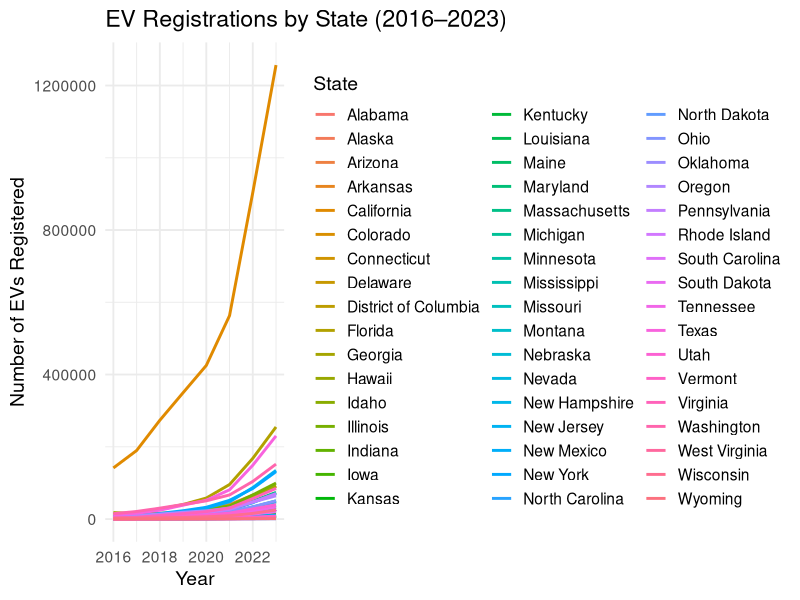
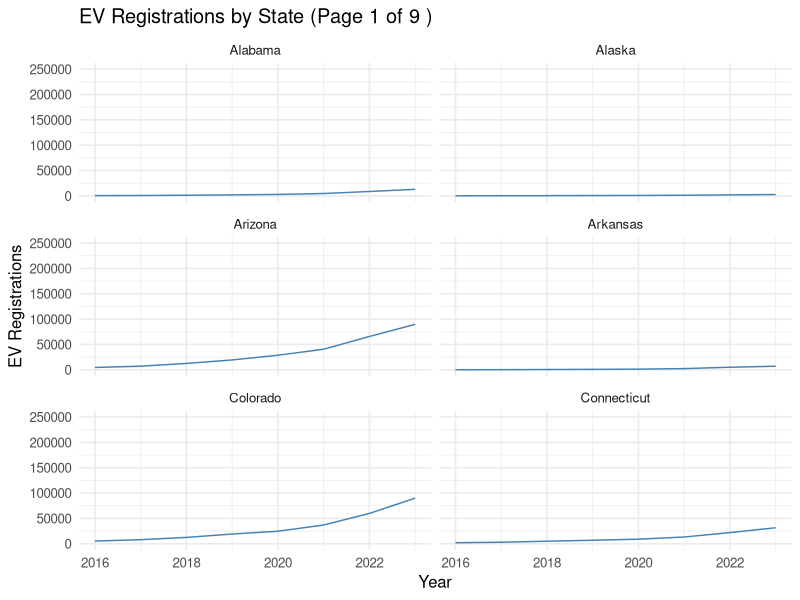
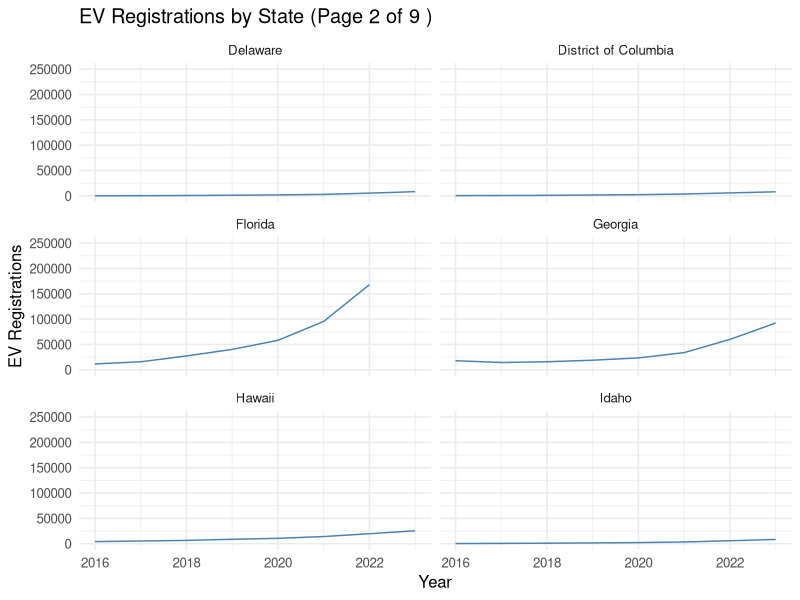
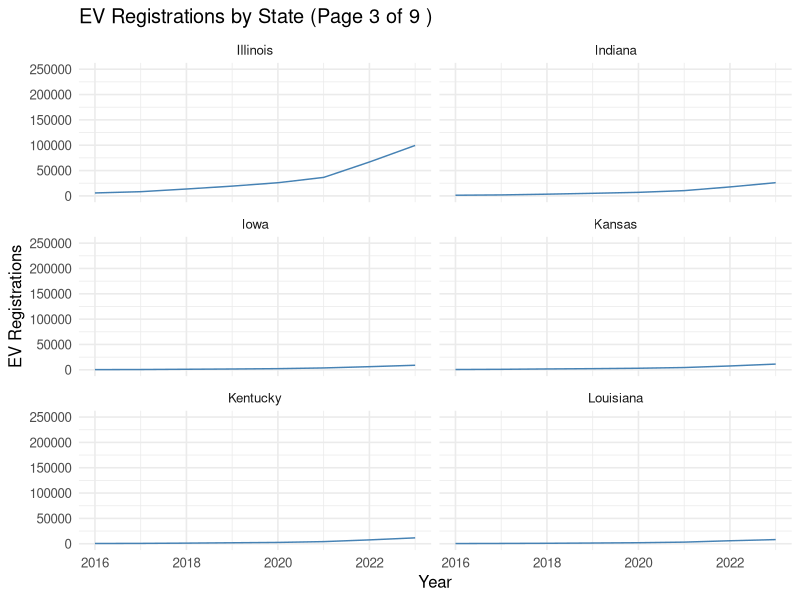
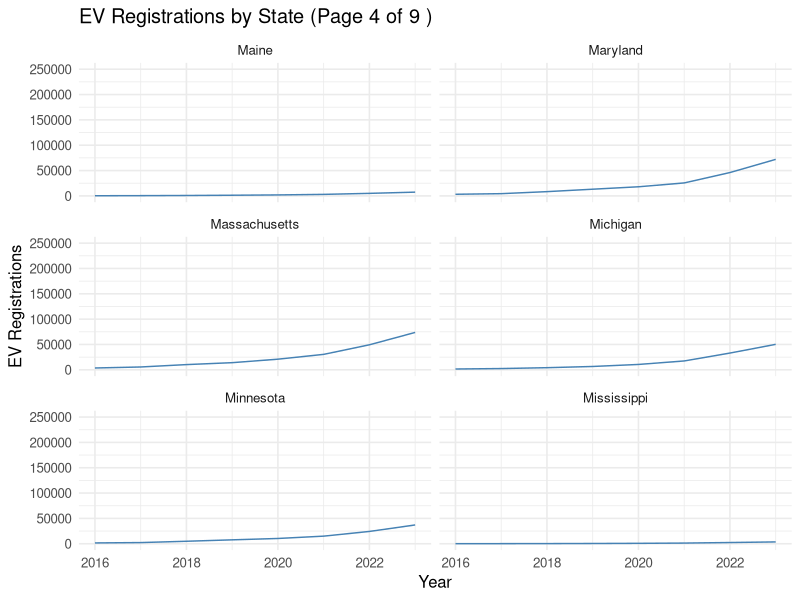
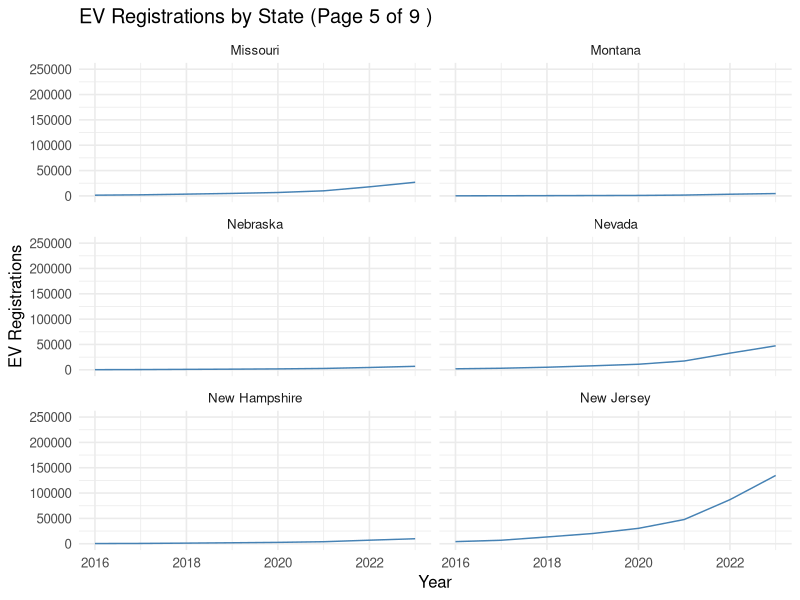
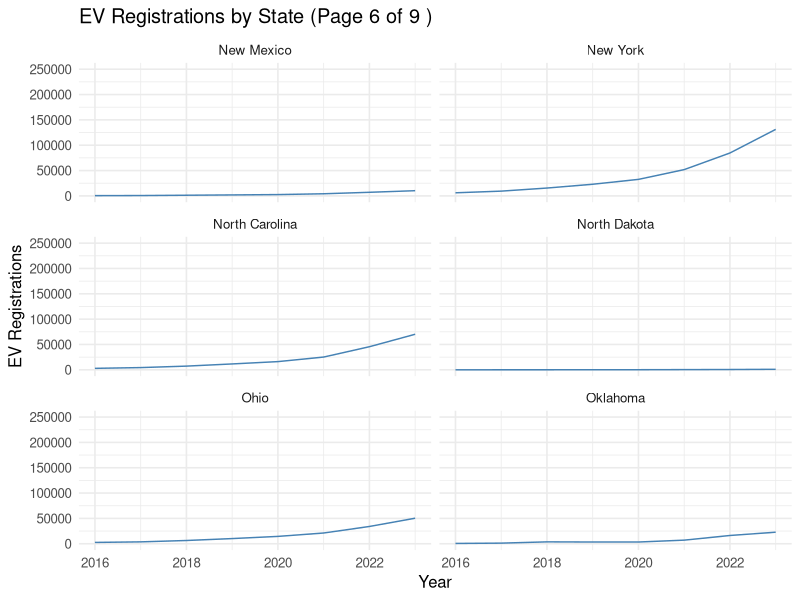
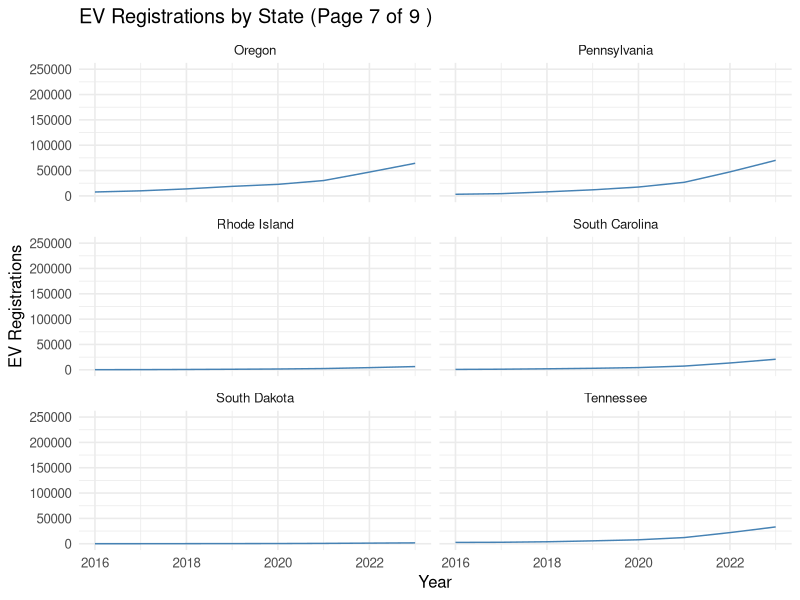

Here is the R script that generated these plots, in order:
## ---- chunk 1
knitr::opts_chunk$set(echo = TRUE)
## ---- chunk 2
#1 Loading Packages
library(tidyverse)
library(lubridate)
library(here)
library(cowplot)
install.packages("ggforce")
library(ggforce)
library(scales)
library(dplyr)
installed.packages("readxl")
library("readxl")

#2 Setting Theme
mytheme <- theme_grey(base_size = 14)+
  theme(axis.text = element_text(color = "black"),legend.position = "bottom")
theme_set(mytheme)

# Getting Working Directory
getwd()
## ---- chunk 3
#3 Importing LDV Registration Dataset

LDVRegistration_AP <- read_excel(path=here("Data/Raw/2016-2023 LDV Registration Data.xlsx"))
str(LDVRegistration_AP)
# Creating GGPlot of Statewise Registrations
ggplot(LDVRegistration_AP, aes(x = Year, y = `Electric (EV)`, color = State)) +
  geom_line(size = 1) +
  labs(
    title = "EV Registrations by State (2016–2023)",
    x = "Year",
    y = "Number of EVs Registered",
    color = "State"
  ) +
  theme_minimal(base_size = 14)
## ---- chunk 4

LDVRegistration_AP <- LDVRegistration_AP %>%
  mutate(`Electric (EV)` = as.numeric(gsub(",", "", `Electric (EV)`)),
         facet_group = ifelse(State == "California", "California", "Other States"))

# How many states per page, excluding California
non_california <- LDVRegistration_AP %>% filter(State != "California")
states <- unique(non_california$State)
states_per_page <- 6
num_pages <- ceiling(length(states) / states_per_page)

# Plot each page
for (i in 1:num_pages) {
  data_page <- non_california %>%
    filter(State %in% states[((i - 1) * states_per_page + 1):(i * states_per_page)])

  print(
    ggplot(data_page, aes(x = Year, y = `Electric (EV)`)) +
      geom_line(color = "steelblue") +
      facet_wrap_paginate(~State, ncol = 2, nrow = 3, page = 1) +
      scale_y_continuous(limits = c(0, 250000)) +
      labs(
        title = paste("EV Registrations by State (Page", i, "of", num_pages, ")"),
        x = "Year", y = "EV Registrations"
      ) +
      theme_minimal(base_size = 12)
  )
}

# Plot California separately with full scale
ggplot(filter(LDVRegistration_AP, State == "California"), 
       aes(x = Year, y = `Electric (EV)`)) +
  geom_line(color = "steelblue", size = 1) +
  labs(
    title = "EV Registrations in California (2016–2023)",
    x = "Year", y = "EV Registrations"
  ) +
  theme_minimal(base_size = 12)

